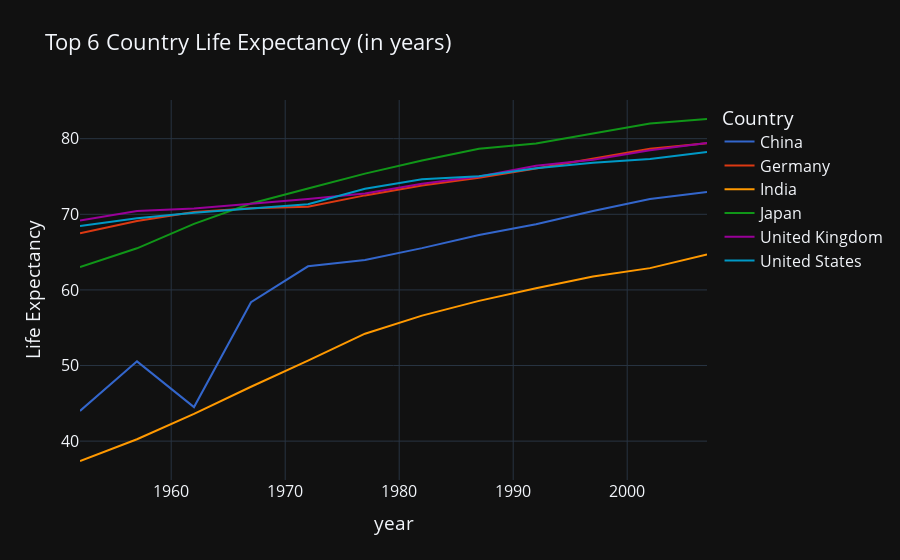

The notebook cell this image was saved under:
### Code cell
fig = px.line(top6_over_time, x = "year", y = "lifeExp", color = "country",
              title = "Top 6 Country Life Expectancy (in years)",labels={'lifeExp':'Life Expectancy','country':'Country'},
              color_discrete_sequence=px.colors.qualitative.G10)
fig.update_layout(font_size = 16)
#fig.write_image("images/life6.png")
fig.show()

### Figure 1 — Plotly figure (JSON) as saved in the notebook; plotly's stock layout.template omitted (floating-point values rounded to 4 significant figures)
{"data": [{"hovertemplate": "Country=China<br>year=%{x}<br>Life Expectancy=%{y}<extra></extra>", "legendgroup": "China", "line": {"color": "#3366CC", "dash": "solid"}, "marker": {"symbol": "circle"}, "mode": "lines", "name": "China", "orientation": "v", "showlegend": true, "x": [1952, 1957, 1962, 1967, 1972, 1977, 1982, 1987, 1992, 1997, 2002, 2007], "xaxis": "x", "y": [44.0, 50.55, 44.5, 58.38, 63.12, 63.97, 65.53, 67.27, 68.69, 70.43, 72.03, 72.96], "yaxis": "y", "type": "scatter"}, {"hovertemplate": "Country=Germany<br>year=%{x}<br>Life Expectancy=%{y}<extra></extra>", "legendgroup": "Germany", "line": {"color": "#DC3912", "dash": "solid"}, "marker": {"symbol": "circle"}, "mode": "lines", "name": "Germany", "orientation": "v", "showlegend": true, "x": [1952, 1957, 1962, 1967, 1972, 1977, 1982, 1987, 1992, 1997, 2002, 2007], "xaxis": "x", "y": [67.5, 69.1, 70.3, 70.8, 71.0, 72.5, 73.8, 74.85, 76.07, 77.34, 78.67, 79.41], "yaxis": "y", "type": "scatter"}, {"hovertemplate": "Country=India<br>year=%{x}<br>Life Expectancy=%{y}<extra></extra>", "legendgroup": "India", "line": {"color": "#FF9900", "dash": "solid"}, "marker": {"symbol": "circle"}, "mode": "lines", "name": "India", "orientation": "v", "showlegend": true, "x": [1952, 1957, 1962, 1967, 1972, 1977, 1982, 1987, 1992, 1997, 2002, 2007], "xaxis": "x", "y": [37.37, 40.25, 43.6, 47.19, 50.65, 54.21, 56.6, 58.55, 60.22, 61.77, 62.88, 64.7], "yaxis": "y", "type": "scatter"}, {"hovertemplate": "Country=Japan<br>year=%{x}<br>Life Expectancy=%{y}<extra></extra>", "legendgroup": "Japan", "line": {"color": "#109618", "dash": "solid"}, "marker": {"symbol": "circle"}, "mode": "lines", "name": "Japan", "orientation": "v", "showlegend": true, "x": [1952, 1957, 1962, 1967, 1972, 1977, 1982, 1987, 1992, 1997, 2002, 2007], "xaxis": "x", "y": [63.03, 65.5, 68.73, 71.43, 73.42, 75.38, 77.11, 78.67, 79.36, 80.69, 82.0, 82.6], "yaxis": "y", "type": "scatter"}, {"hovertemplate": "Country=United Kingdom<br>year=%{x}<br>Life Expectancy=%{y}<extra></extra>", "legendgroup": "United Kingdom", "line": {"color": "#990099", "dash": "solid"}, "marker": {"symbol": "circle"}, "mode": "lines", "name": "United Kingdom", "orientation": "v", "showlegend": true, "x": [1952, 1957, 1962, 1967, 1972, 1977, 1982, 1987, 1992, 1997, 2002, 2007], "xaxis": "x", "y": [69.18, 70.42, 70.76, 71.36, 72.01, 72.76, 74.04, 75.01, 76.42, 77.22, 78.47, 79.42], "yaxis": "y", "type": "scatter"}, {"hovertemplate": "Country=United States<br>year=%{x}<br>Life Expectancy=%{y}<extra></extra>", "legendgroup": "United States", "line": {"color": "#0099C6", "dash": "solid"}, "marker": {"symbol": "circle"}, "mode": "lines", "name": "United States", "orientation": "v", "showlegend": true, "x": [1952, 1957, 1962, 1967, 1972, 1977, 1982, 1987, 1992, 1997, 2002, 2007], "xaxis": "x", "y": [68.44, 69.49, 70.21, 70.76, 71.34, 73.38, 74.65, 75.02, 76.09, 76.81, 77.31, 78.24], "yaxis": "y", "type": "scatter"}], "layout": {"xaxis": {"anchor": "y", "domain": [0.0, 1.0], "title": {"text": "year"}}, "yaxis": {"anchor": "x", "domain": [0.0, 1.0], "title": {"text": "Life Expectancy"}}, "legend": {"title": {"text": "Country"}, "tracegroupgap": 0}, "title": {"text": "Top 6 Country Life Expectancy (in years)"}, "font": {"size": 16}}}
